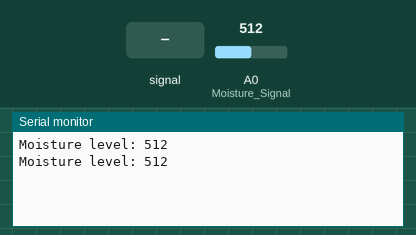
This sketch was run on a simulated Arduino Uno, built with avr-gcc and run on an emulated ATmega328P. Parts: the last lines printed to the serial monitor. The test bench sets the inputs (shaded band); at power-on: A0 (Moisture_Signal) = 512.

Above: at 5.8 s.
5.9 s: A0 (Moisture_Signal) fed a 200 Hz sine of ±81 counts around its level
At 10.6 s:
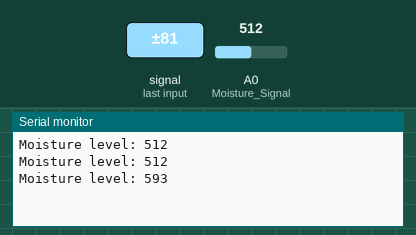
11.9 s: A0 (Moisture_Signal) set to 716
At 15.6 s:
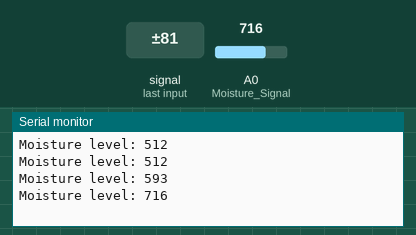
17.9 s: A0 (Moisture_Signal) fed a 1000 Hz sine of ±255 counts around its level
At 20.7 s:
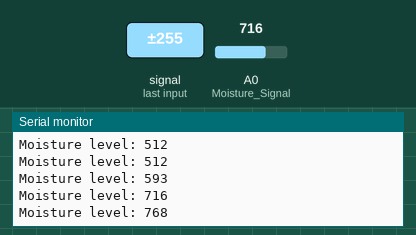
23.9 s: A0 (Moisture_Signal) set to 900
At 25.7 s:
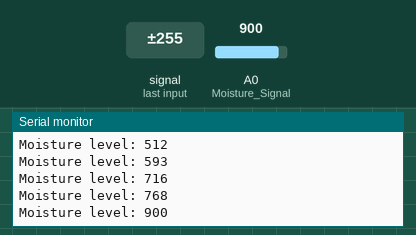
Timing chart, 0 to 27.2 s (numbered marks = the images above; inputs shaded):
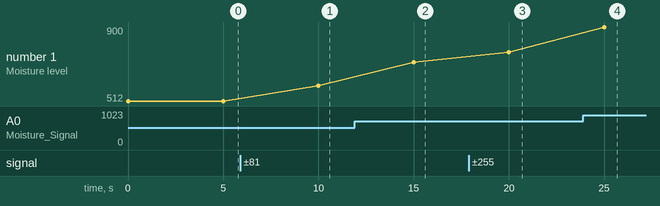

The sketch:

Soil_Moisture_Sensor1.ino
```cpp
int Moisture_Signal = A0;
void setup() {
  // put your setup code here, to run once:
  Serial.begin(9600);

}

void loop() {
  // put your main code here, to run repeatedly:
  int Moisture=analogRead(Moisture_Signal);
  Serial.print("Moisture level: ");
  Serial.println(Moisture);
  delay(5000);

}
```

Measured:
- after the input at 5.9 s, the serial monitor: prints a new line after 4.1 s (image 1)
- after the input at 11.9 s, the serial monitor: prints a new line after 3.1 s (image 2)
- after the input at 17.9 s, the serial monitor: prints a new line after 2.1 s (image 3)
- after the input at 23.9 s, the serial monitor: prints a new line after 1.1 s (image 4)
- plotted number 1: 512 → 593 after the input at 5.9 s, 593 → 716 after the input at 11.9 s, 716 → 768 after the input at 17.9 s, 768 → 900 after the input at 23.9 s
